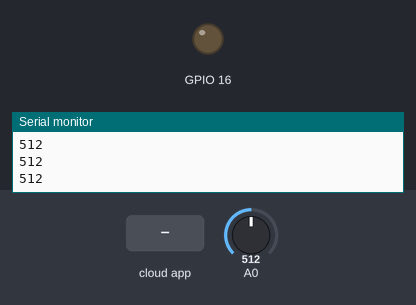
The sketch below on a simulated ESP8266 (NodeMCU). On the bench: output pins drawn as LEDs (lit = HIGH), the last lines printed to the serial monitor. The inputs (shaded band) are chosen by the test bench; at power-on: A0 = 512.

Above: at 1.2 s.
1.3 s: the phone or cloud app sets led to 1
At 2.7 s:
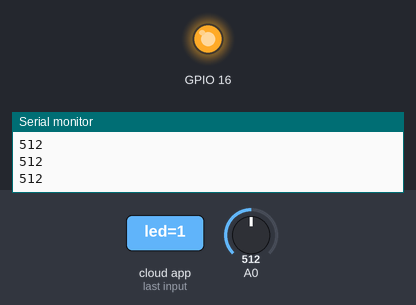
3.0 s: the phone or cloud app sets led to 0
At 4.1 s:
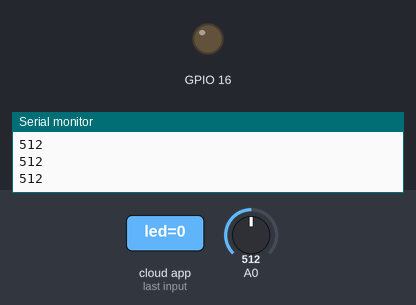
Timing chart, 0 to 6.0 s (numbered marks = the images above; inputs shaded):
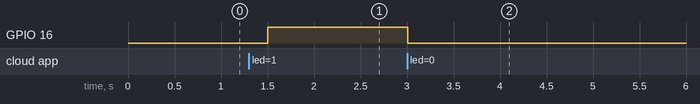

Measured:
- after the input at 1.3 s, GPIO 16: LOW → HIGH after 0.21 s
- after the input at 3.0 s, GPIO 16: HIGH → LOW at once

The sketch:

primerProgramaIoT.ino
```cpp
#include <ESP8266WiFi.h>
#include <ThingerESP8266.h>

#define USERNAME "Santiastic"
#define DEVICE_ID "NODEMCU"
#define DEVICE_CREDENTIAL "MVEF%fhVBOk5"

#define SSID "IoT"
#define SSID_PASSWORD "curso2020"

ThingerESP8266 thing(USERNAME, DEVICE_ID, DEVICE_CREDENTIAL);

void setup() {

Serial.begin(115200);
pinMode(A0, INPUT);
pinMode(16, OUTPUT);

thing.add_wifi(SSID, SSID_PASSWORD);

thing["led"]<< digitalPin(16);
thing["sensor"] >> outputValue(analogRead(A0));
}

void loop() {
   thing.handle();
   int Sensoranalogico = analogRead(A0);
   Serial.println(Sensoranalogico);
    delay(250);

//    if(Sensoranalogico>1000){
//      digitalWrite(16, LOW);
//
//    }else
//    {
//      digitalWrite(16, HIGH);
//      }


}
```
